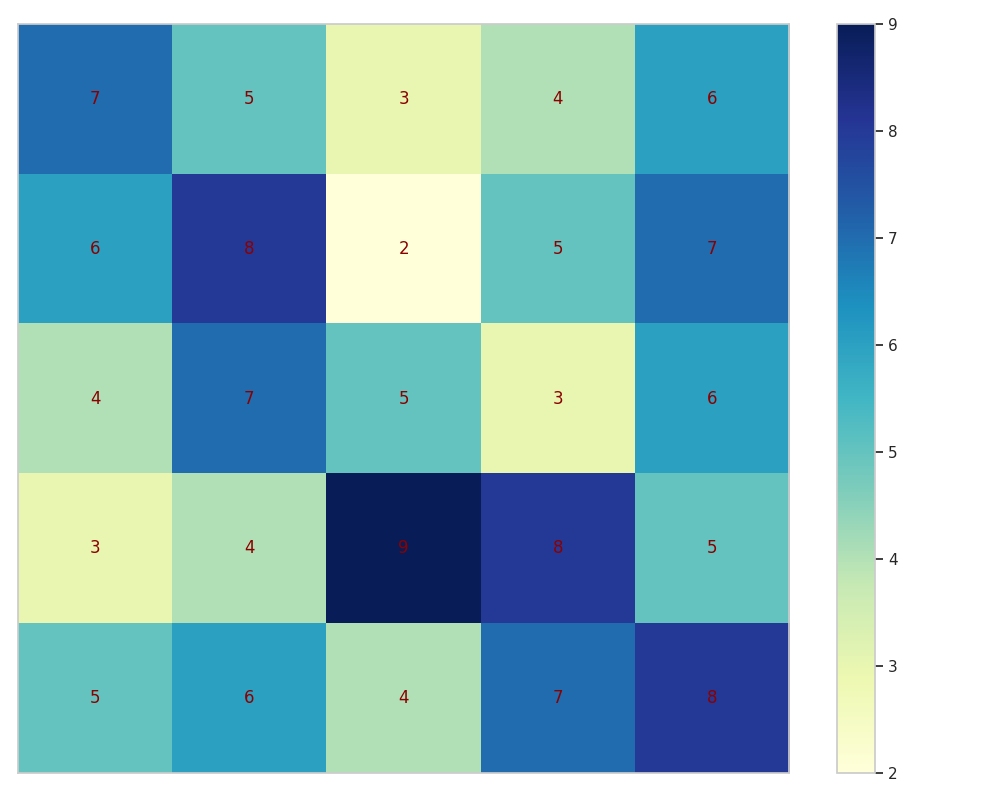

This chart was generated by the following Python code:
import matplotlib.pyplot as plt
import numpy as np

art_movements = ['Impressionism', 'Cubism', 'Art Deco', 'Minimalism', 'Surrealism']
design_styles = ['Futurism', 'Bauhaus', 'Brutalism', 'Eco Design', 'Postmodernism']

influence_matrix = np.array([
    [7, 5, 3, 4, 6],
    [6, 8, 2, 5, 7],
    [4, 7, 5, 3, 6],
    [3, 4, 9, 8, 5],
    [5, 6, 4, 7, 8],
])

fig, ax = plt.subplots(figsize=(10, 8))

cax = ax.imshow(influence_matrix, cmap='YlGnBu', aspect='auto', interpolation='nearest')

plt.colorbar(cax)

ax.set_xticks([])
ax.set_yticks([])

for i in range(len(art_movements)):
    for j in range(len(design_styles)):
        ax.text(j, i, influence_matrix[i, j], ha='center', va='center', color='darkred', fontsize=12)

plt.tight_layout()

plt.show()
